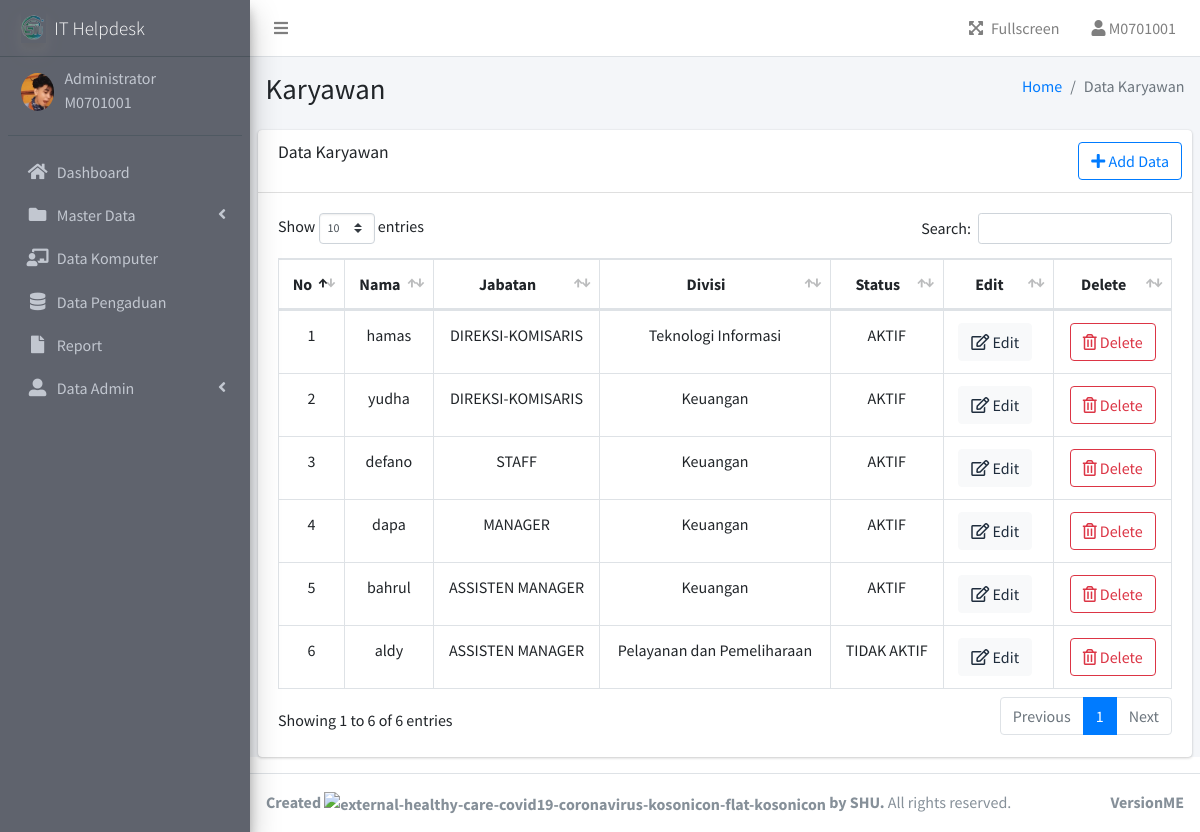
Page /admin/karyawan.php (signed in) on the earlier database version.
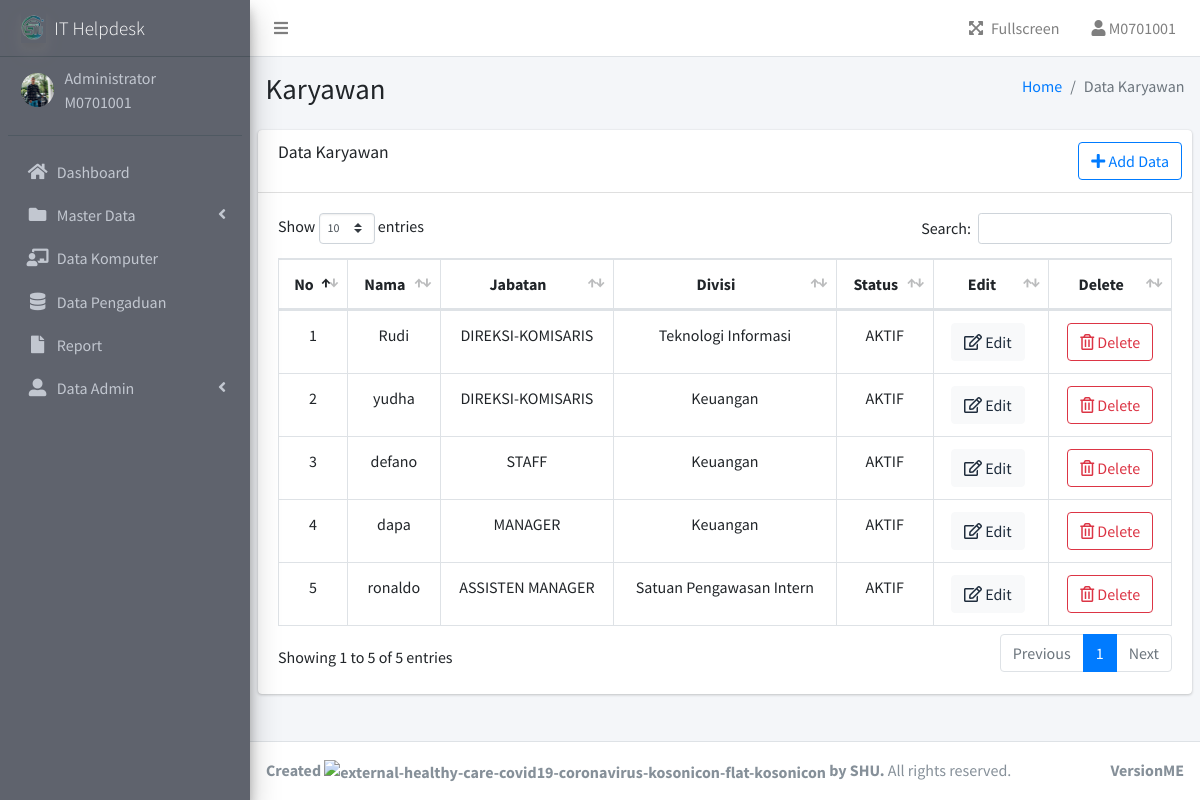
Same page on the later database version.
### tables this page shows
CREATE TABLE `user` (
  `user_id` varchar(16) NOT NULL,
  `username` varchar(20) NOT NULL,
  `password` varchar(255) NOT NULL,
  `Role` varchar(30) NOT NULL,
  `img` varchar(255) NOT NULL,
  `status` tinyint(4) NOT NULL
);

CREATE TABLE `pengguna` (
  `idkary` int(11) NOT NULL,
  `nama` varchar(255) DEFAULT NULL,
  `jabatan` varchar(255) DEFAULT NULL,
  `unitkerja` varchar(255) DEFAULT NULL,
  `statkary` varchar(255) DEFAULT NULL
);

CREATE TABLE `divisi` (
  `id` int(11) NOT NULL,
  `kodedivisi` varchar(255) DEFAULT NULL,
  `divisi` varchar(255) DEFAULT NULL
);

### function.php (called while the page is built, shortened)
<?php
$db_host = "localhost";
$db_user = "root";
$db_pass = "";
$db_name = "db_helpdesk";
$conn = mysqli_connect($db_host, $db_user, $db_pass, $db_name);
function query($query)
{
    global $conn;
    $result = mysqli_query($conn, $query);
    $rows = [];
    while ($row = mysqli_fetch_assoc($result)) {
        $rows[] = $row;
    }
    return $rows;
}

### admin/karyawan.php (the view, shortened to what this page needs)
<?php
include "templates/header.php";
include "templates/sidebar.php";
$karyawan = query("SELECT a.*, b.divisi FROM pengguna a JOIN divisi b ON a.unitkerja = b.id");
?>
<div class="content-wrapper">
    <section class="content-header">
        <div class="container-fluid">
            <div class="row mb-2">
                <div class="col-sm-6">
                    <h1>Karyawan</h1>
                </div>
                <div class="col-sm-6">
                    <ol class="breadcrumb float-sm-right">
                        <li class="breadcrumb-item"><a href="index.php">Home</a></li>
                        <li class="breadcrumb-item active">Data Karyawan</li>
                    </ol>
                </div>
            </div>
        </div>
    </section>
    <section class="content">
        <div class="card">
            <div class="card-header">
                <h3 class="card-title">Data Karyawan</h3>
                <div class="card-tools">
                    <button type="button" class="btn btn-outline-primary" data-toggle="modal" data-target="#addkaryawan"><i class="fa fa-plus"></i>
                        Add Data
                    </button>
                </div>
            </div>
            <div class="card-body">
                <div class="table-responsive">
                    <table class="table table-hover table-bordered" id="table_user" width="100%">
                        <thead align="center">
                            <th>No</th>
                            <th>Nama</th>
                            <th>Jabatan</th>
                            <th>Divisi</th>
                            <th>Status</th>
                            <th>Edit</th>
                            <th>Delete</th>
                        </thead>
                        <tbody>
                            <?php
                            $no = 1;
                            foreach ($karyawan as $row) :
                            ?>
                                <tr align="center">
                                    <td><?= $no; ?></td>
                                    <td><?= $row['nama']; ?></td>
                                    <td><?= $row['jabatan']; ?></td>
                                    <td><?= $row['divisi']; ?></td>
                                    <td><?= $row['statkary']; ?></td>
                                    <td>
                                        <a href="#" data-toggle='modal' data-target='#editkaryawan<?= $row['idkary'] ?>' type="button" class="btn btn-light"><i class="far fa-edit"></i> Edit</a> &nbsp;
                                    </td>
                                    <td>
                                        <a href="karyawan.php?delete=<?= $row['idkary']; ?>" type="button" onclick="return confirm('Yakin Data Dihapus?')" class="btn btn-outline-danger"><i class="far fa-trash-alt"></i> Delete</a>
                                    </td>
                                </tr>
                            <?php
                                $no++;
                            endforeach; ?>
                        </tbody>
                    </table>
                </div>
            </div>
        </div>
    </section>
</div>
<?php
include "templates/footer.php";
?>

### admin/templates/header.php (shortened to what this page needs)
<?php
include '../function.php';
?>
<!DOCTYPE html>
<html lang="en">
<head>
  <link rel="stylesheet" href="../assets/plugins/fontawesome-free/css/all.min.css">
  <link rel="stylesheet" href="../assets/plugins/datatables-bs4/css/dataTables.bootstrap4.min.css">
  <link rel="stylesheet" href="../assets/plugins/datatables-buttons/css/buttons.bootstrap4.min.css">
  <link rel="stylesheet" href="../assets/plugins/datatables-responsive/css/responsive.bootstrap4.min.css">
  <link rel="stylesheet" href="../assets/dist/css/adminlte.min.css">
  <link rel="stylesheet" href="../assets/plugins/jquery-ui/jquery-ui.min.css">
</head>
<body class="hold-transition sidebar-mini">
  <div class="wrapper">
<nav class="main-header navbar navbar-expand navbar-white navbar-light">
  <ul class="navbar-nav">
    <li class="nav-item">
      <a class="nav-link" data-widget="pushmenu" href="#" role="button"><i class="fas fa-bars"></i></a>
    </li>
  </ul>
  <ul class="navbar-nav ml-auto">
    <li class="nav-item">
      <a class="nav-link" data-widget="fullscreen" href="#" role="button">
        <i class="fas fa-expand-arrows-alt mr-2"></i>Fullscreen
      </a>
    </li>
    <li class="nav-item dropdown">
      <a class="nav-link" data-toggle="dropdown" href="#">
        <i class="fas fa-user"></i>
        <span class="d-none d-md-inline"><?= $_SESSION["login"]["user_id"] ?></span>
      </a>
    </li>
  </ul>
</nav>
    <aside class="main-sidebar sidebar-dark-primary elevation-4">
      <a href="index.php" class="brand-link">
        <img src="../../assets/img/newagain.png" alt="IT Helpdesk" class="brand-image elevation-3" style="filter: drop-shadow(0px 0px 0px white);opacity: .8" >
        <span class="brand-text font-weight-light" style="font-size: 19px;">IT Helpdesk</span>
      </a>
      <div class="sidebar">
        <div class="user-panel mt-3 pb-3 mb-3 d-flex">
          <div class="image">
            <?php
            $id = $_SESSION["login"]["user_id"];
            $data = query("SELECT * FROM user WHERE user_id = '$id'")[0];
            ?>
            <img src="../assets/img/profile/<?= $data['img']; ?> " class="img-circle" alt="User Image">
          </div>
          <div class="info">
            <a class="d-block" style="cursor: default; margin-top:-12px;"><?= $_SESSION["login"]["Role"] ?></a>
            <a class="d-block" style="cursor: default;"><?= $_SESSION["login"]["user_id"] ?></a>
          </div>
        </div>

### admin/templates/sidebar.php (shortened to what this page needs)
<?php
$id = $_SESSION["login"]["user_id"];
$role = isset($_SESSION["login"]["role"]) ? $_SESSION["login"]["role"] : '';
if (empty($role)) {
    $role = query("SELECT Role FROM user WHERE user_id = '$id'")[0];
} else {
    $role = 'default_role';
}
?>
   <?php if ($role['Role'] == 'Administrator') {?>
    <nav class="mt-2">
        <ul class="nav nav-pills nav-sidebar flex-column" data-widget="treeview" role="menu" data-accordion="false">
            <li class="nav-item">
                <a href="index.php" class="nav-link">
                    <i class="nav-icon fas fa-home"></i>
                    <p>
                        Dashboard
                    </p>
                </a>
            </li>
            <li class="nav-item">
                <a href="#" class="nav-link">
                    <i class="nav-icon fas fa-folder"></i>
                    <p>
                        Master Data
                        <i class="right fas fa-angle-left"></i>
                    </p>
                </a>
            </li>
            <li class="nav-item">
                <a href="data-pc.php" class="nav-link">
                    <i class="nav-icon fas fa-chalkboard-teacher"></i>
                    <p>
                        Data Komputer
                    </p>
                </a>
            </li>
            <li class="nav-item">
                <a href="data-pengaduan.php" class="nav-link">
                    <i class="nav-icon fas fa-database"></i>
                    <p>
                        Data Pengaduan
                    </p>
                </a>
            </li>
            <li class="nav-item">
                <a href="filter.php" class="nav-link">
                    <i class="nav-icon fas fa-file"></i>
                    <p>
                        Report
                    </p>
                </a>
            </li>
            <li class="nav-item">
                <a href="#" class="nav-link">
                    <i class="nav-icon fas fa-user-alt"></i>
                    <p>
                        Data Admin
                        <i class="right fas fa-angle-left"></i>
                    </p>
                </a>
            </li>
        </ul>
    </nav>
    <?php } ?>
    </div>
    </aside>

### admin/templates/footer.php (shortened to what this page needs)
<footer class="main-footer">
  <div class="float-right d-none d-sm-block">
    <b>VersionME</b>
  </div>
  <strong>Created <img width="20" height="20" src="https://img.icons8.com/external-kosonicon-flat-kosonicon/64/external-healthy-care-covid19-coronavirus-kosonicon-flat-kosonicon.png" alt="external-healthy-care-covid19-coronavirus-kosonicon-flat-kosonicon"/> by SHU.</strong> All rights reserved.
</footer>
</div>
</body>
</html>

### admin/templates/header.php (style rules this page uses)
.main-sidebar { background-color: rgb(95, 99, 109) ; color:#c2c7d0; }

Differences in the rows shown:
removed pengguna: nama "bahrul", jabatan "ASSISTEN MANAGER", divisi.divisi "Keuangan", statkary "AKTIF"
removed pengguna: nama "aldy", jabatan "ASSISTEN MANAGER", divisi.divisi "Pelayanan dan Pemeliharaan", statkary "TIDAK AKTIF"
changed user: img: a different picture
changed pengguna "Teknologi Informasi": nama "hamas" → "Rudi"
added pengguna: nama "ronaldo", jabatan "ASSISTEN MANAGER", divisi.divisi "Satuan Pengawasan Intern", statkary "AKTIF"
Other differences:
text written by a page script: "Show entries Search: Showing 1 to 6 of 6 entries Previous 1 Next" → "Show entries Search: Showing 1 to 5 of 5 entries Previous 1 Next"
